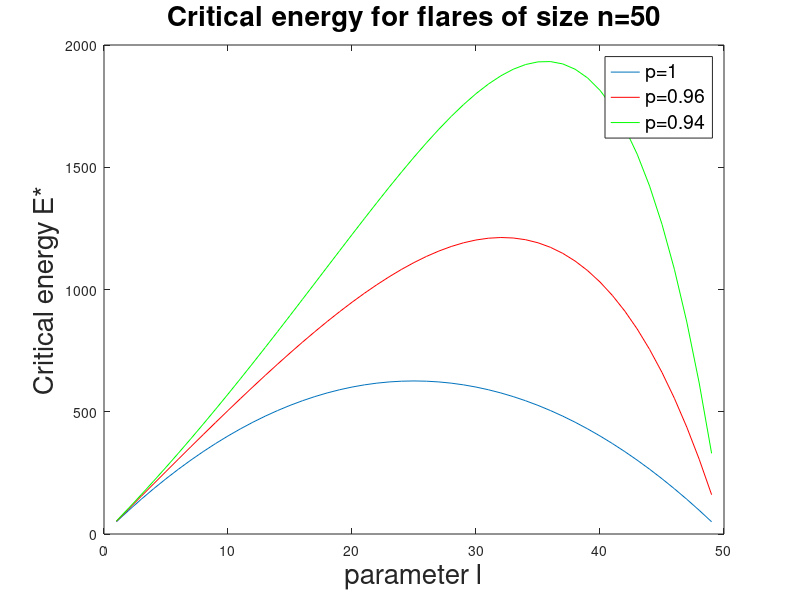

Write the MATLAB code that produced this figure.
clear all
n=50;
c=1;

p=1;
psum=0;
for l=1:n-1
    psum=psum+p^(l-1);
    s=n-l;
    E(l)=c*(s*psum+p^l)/p^l;
end
figure(1)
plot(1:n-1,E);
xlabel('parameter l','FontSize',20)
ylabel('Critical energy E*','FontSize',20)
title('Critical energy for flares of size n=50','FontSize',20)
hold on

p=0.96;
psum=0;
for l=1:n-1
    psum=psum+p^(l-1);
    s=n-l;
    E(l)=c*(s*psum+p^l)/p^l;
end

plot(1:n-1,E,'Color','r');

p=0.94;
psum=0;
for l=1:n-1
    psum=psum+p^(l-1);
    s=n-l;
    E(l)=c*(s*psum+p^l)/p^l;
end

plot(1:n-1,E,'Color','g');
h_legend=legend('p=1','p=0.96','p=0.94');
set(h_legend,'FontSize',14);